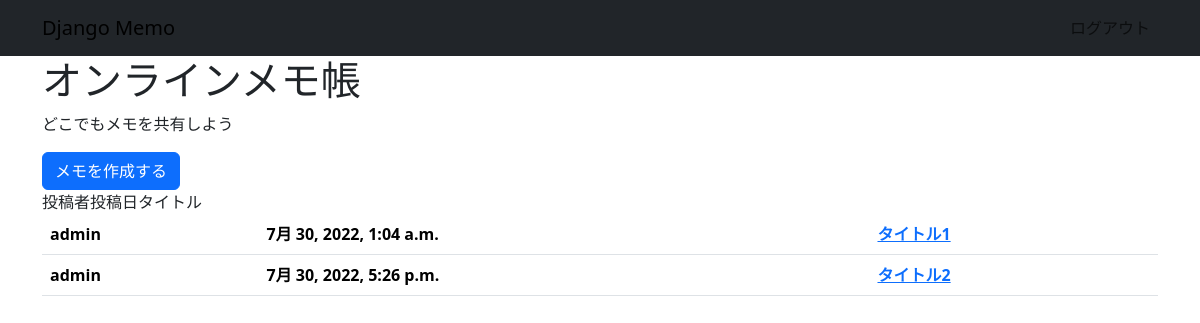
The app's page /memo/ (signed in), older data.
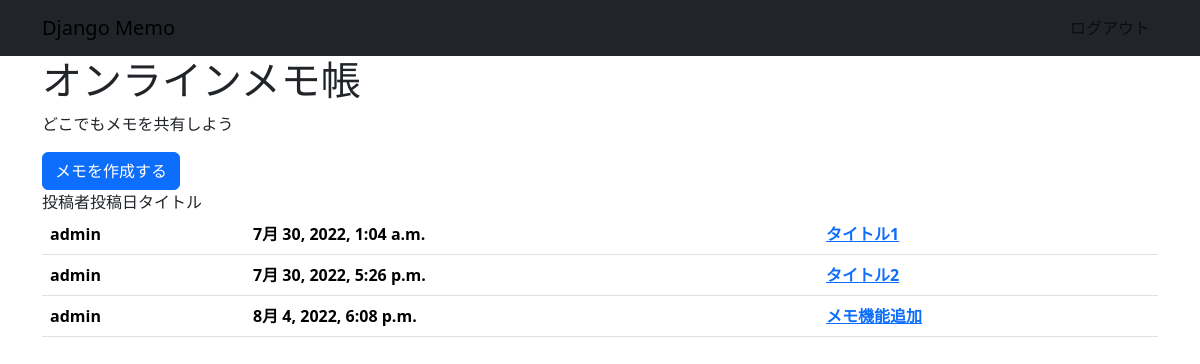
The same page, newer data.
### memo/models.py (models this page shows, shortened)
class Memo(models.Model):
    title = models.CharField('タイトル', max_length=128)
    description = models.TextField('説明', blank=True, null=False, default='')
    created_by = models.ForeignKey(
        settings.AUTH_USER_MODEL,
        verbose_name='投稿者',
        on_delete=models.CASCADE
        )
    created_at = models.DateTimeField('投稿日', auto_now_add=True)
    updated_at = models.DateTimeField('更新日', auto_now=True)
    class Meta:
        db_table = 'db_memo'

### memo/views.py (the view)
# urls.py: path("", views.top, name = 'top'),
@login_required
def top(request):
    memos = Memo.objects.all()
    context = {"memos": memos}
    return render(request, "top.html", context)

### memo/templates/top.html (shortened to what this page needs)
{% extends "base.html" %}
{% block main %}
    <div class="welcome">
        <h1>オンラインメモ帳</h1>
        <p>どこでもメモを共有しよう</p>
        <a class="btn btn-primary" href="{% url 'memo_new' %}">メモを作成する</a>
    </div>
    {% if memos %}
    <table class="table">
        <tbody>
            {% for memo in memos %}
            <tr>
                <th>{{ memo.created_by.username }}</th>
                <th>{{ memo.created_at }}</th>
                <th><a href="{% url 'memo_detail' memo.id %}">{{ memo.title }}</a></th>
            </tr>
            {% endfor %}
        </tbody>
    </table>
    {% else %}
    <p>メモ未投稿</p>
    {% endif %}
{% endblock %}

Row changes from the older to the newer data that the page shows:
added Memo: created_by.username "admin", created_at "8月 4, 2022, 6:08 p.m.", title "メモ機能追加"
